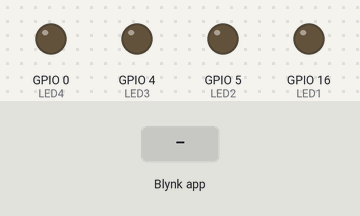
A sketch run on a simulated ESP8266 (Wemos D1 mini). On the bench: output pins drawn as LEDs (lit = HIGH). Inputs (shaded band) come from the test bench. WiFi joins after 1.5 s; servers stay silent unless stated.

Above: at 3.0 s.
3.1 s: Blynk app writes 1 to V0
At 4.3 s:
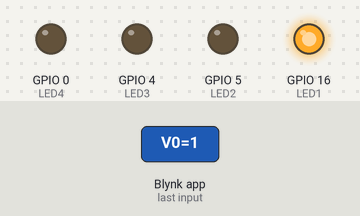
4.6 s: Blynk app writes 1 to V1
At 5.5 s:
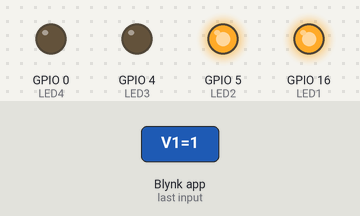
6.1 s: Blynk app writes 0 to V0
At 6.6 s:
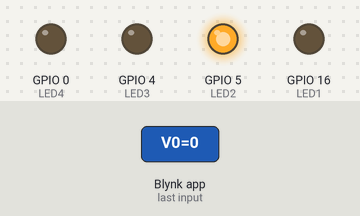
7.6 s: Blynk app writes 1 to V2
At 8.8 s:
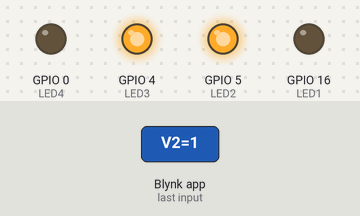
9.1 s: Blynk app writes 0 to V1
At 10.1 s:
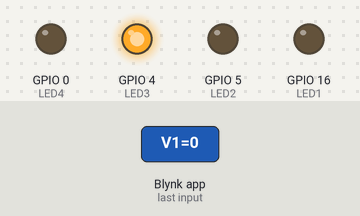
10.6 s: Blynk app writes 1 to V3
At 11.3 s:
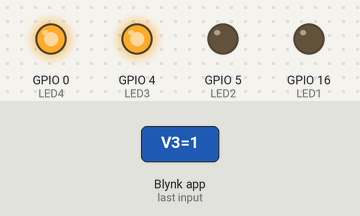
Timing chart, 0 to 13.1 s (numbered marks = the images above; inputs shaded):
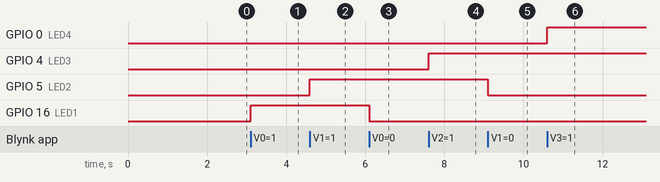

The sketch:

4_LED_button.ino
```cpp
#define BLYNK_PRINT Serial

#include <ESP8266WiFi.h>

#include <BlynkSimpleEsp8266.h>

WidgetTerminal terminal(V5);
WidgetLED led6(V6);
WidgetLED led7(V7);
WidgetLED led8(V8);
WidgetLED led9(V9);


// You should get Auth Token in the Blynk App.

// Go to the Project Settings (nut icon).

char auth[] = "";  //Blynk Auth

// Your WiFi credentials.
// Set password to "" for open networks.
char ssid[] = "";		//SSID wifi
char pass[] = "";	// Wifi Password

int LED1= 16; // Define LED as an Integer (whole numbers) and pin D0 on Wemos D1 Mini Pro
int LED2= 5; // Define LED as an Integer (whole numbers) and pin D1 on Wemos D1 Mini Pro
int LED3= 4; // Define LED as an Integer (whole numbers) and pin D2 on Wemos D1 Mini Pro
int LED4= 0; // Define LED as an Integer (whole numbers) and pin D3 on Wemos D1 Mini Pro


void setup()
{
  // Debug console
  Serial.begin(115200);
 pinMode(LED1, OUTPUT); //Set the LED (D0) as an output
 pinMode(LED2, OUTPUT); //Set the LED (D1) as an output
 pinMode(LED3, OUTPUT); //Set the LED (D2) as an output
 pinMode(LED4, OUTPUT); //Set the LED (D3) as an output


  Blynk.begin(auth, ssid, pass);

}

void loop()
{
  Blynk.run();

}

// This function will be called every time button Widget
// in Blynk app writes values to the Virtual Pin V3
BLYNK_WRITE(V0) {
 int pinValue = param.asInt(); // Assigning incoming value from pin V0 to a variable
 if (pinValue == 1) {
    digitalWrite(LED1, HIGH); // Turn LED on.
    terminal.println("LED1 is ON");
    terminal.flush();
    led6.on();
  } else {
    digitalWrite(LED1, LOW); // Turn LED off.
    terminal.println("LED1 is OFF");
    terminal.flush();
    led6.off();
 }
}
BLYNK_WRITE(V1) {
 int pinValue = param.asInt(); // Assigning incoming value from pin V1 to a variable
 if (pinValue == 1) {
    digitalWrite(LED2, HIGH); // Turn LED on.
    terminal.println("LED2 is ON");
    terminal.flush();
    led7.on();
  } else {
    digitalWrite(LED2, LOW); // Turn LED off.
    terminal.println("LED2 is OFF");
    terminal.flush();
    led7.off();
 }
}

BLYNK_WRITE(V2) {
 int pinValue = param.asInt(); // Assigning incoming value from pin V2 to a variable
 if (pinValue == 1) {
    digitalWrite(LED3, HIGH); // Turn LED on.
    terminal.println("LED3 is ON");
    terminal.flush();
    led8.on();
  } else {
    digitalWrite(LED3, LOW); // Turn LED off.
    terminal.println("LED3 is OFF");
    terminal.flush();
    led8.off();
 }
}
BLYNK_WRITE(V3) {
 int pinValue = param.asInt(); // Assigning incoming value from pin V3 to a variable
 if (pinValue == 1) {
    digitalWrite(LED4, HIGH); // Turn LED on.
    terminal.println("LED4 is ON");
    terminal.flush();
    led9.on();
  } else {
    digitalWrite(LED4, LOW); // Turn LED off.
    terminal.println("LED4 is OFF");
    terminal.flush();
    led9.off();
 }
}

BLYNK_WRITE(V4) {
  terminal.clear();
}
```

Measured:
- after the input at 3.1 s, GPIO 16 (LED1): LOW → HIGH at once
- after the input at 4.6 s, GPIO 5 (LED2): LOW → HIGH at once
- after the input at 6.1 s, GPIO 16 (LED1): HIGH → LOW at once
- after the input at 7.6 s, GPIO 4 (LED3): LOW → HIGH at once
- after the input at 9.1 s, GPIO 5 (LED2): HIGH → LOW at once
- after the input at 10.6 s, GPIO 0 (LED4): LOW → HIGH at once
